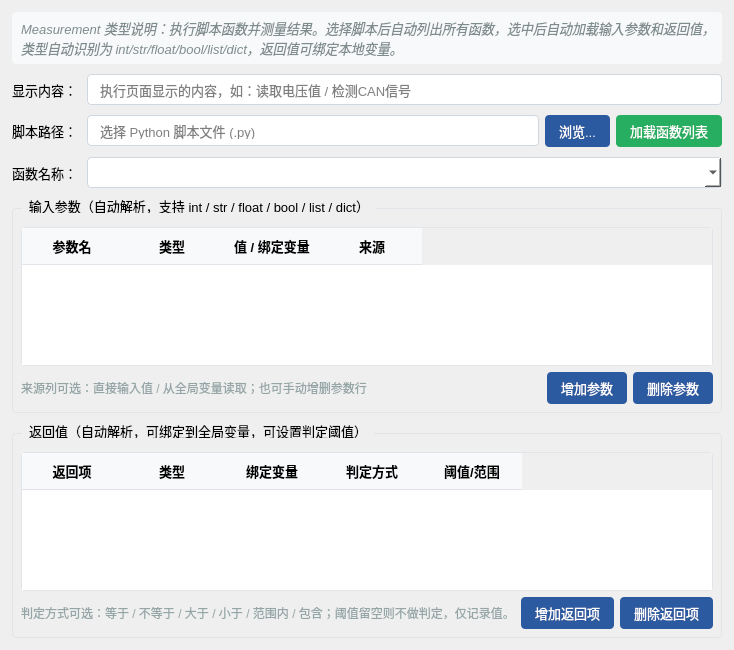
<?xml version="1.0" encoding="UTF-8"?>
<ui version="4.0">
 <class>CaseMeasurementForm</class>
 <widget class="QWidget" name="CaseMeasurementForm">
  <property name="geometry">
   <rect>
    <x>0</x>
    <y>0</y>
    <width>700</width>
    <height>650</height>
   </rect>
  </property>
  <property name="windowTitle">
   <string>Measurement 用例配置</string>
  </property>
  <property name="styleSheet">
   <string notr="true">QWidget {
    font-family: "Microsoft YaHei", "Segoe UI", sans-serif;
    font-size: 13px;
}
QLabel#hintLabel {
    color: #7f8c8d;
    font-style: italic;
    padding: 6px;
    background-color: #f8f9fa;
    border-radius: 4px;
}
QGroupBox {
    border: 1px solid #e1e4e8;
    border-radius: 4px;
    margin-top: 10px;
    padding-top: 10px;
}
QGroupBox::title {
    subcontrol-origin: margin;
    left: 10px;
    padding: 0 5px;
    font-weight: bold;
}
QLineEdit, QComboBox, QSpinBox, QDoubleSpinBox {
    padding: 6px 10px;
    border: 1px solid #d0d7de;
    border-radius: 4px;
    background-color: white;
}
QLineEdit:focus, QComboBox:focus {
    border: 1px solid #2c5aa0;
}
QPushButton {
    border: none;
    border-radius: 4px;
    padding: 6px 14px;
    background-color: #2c5aa0;
    color: white;
}
QPushButton:hover { background-color: #3a6bb8; }
QPushButton#btn_loadFunc { background-color: #27ae60; }
QPushButton#btn_loadFunc:hover { background-color: #2ecc71; }
QTableWidget {
    border: 1px solid #e1e4e8;
    border-radius: 4px;
    gridline-color: #e1e4e8;
}
QHeaderView::section {
    background-color: #f8f9fa;
    padding: 6px;
    border: none;
    border-bottom: 1px solid #e1e4e8;
    font-weight: bold;
}</string>
  </property>
  <layout class="QVBoxLayout" name="mainLayout">
   <property name="leftMargin">
    <number>12</number>
   </property>
   <property name="topMargin">
    <number>12</number>
   </property>
   <property name="rightMargin">
    <number>12</number>
   </property>
   <property name="bottomMargin">
    <number>12</number>
   </property>
   <property name="spacing">
    <number>10</number>
   </property>
   <item>
    <widget class="QLabel" name="hintLabel">
     <property name="text">
      <string>Measurement 类型说明：执行脚本函数并测量结果。选择脚本后自动列出所有函数，选中后自动加载输入参数和返回值，类型自动识别为 int/str/float/bool/list/dict，返回值可绑定本地变量。</string>
     </property>
     <property name="wordWrap">
      <bool>true</bool>
     </property>
    </widget>
   </item>
   <!-- 基础配置 -->
   <item>
    <layout class="QFormLayout" name="baseFormLayout">
     <property name="horizontalSpacing">
      <number>10</number>
     </property>
     <property name="verticalSpacing">
      <number>10</number>
     </property>
     <item row="0" column="0">
      <widget class="QLabel" name="label_display">
       <property name="text">
        <string>显示内容：</string>
       </property>
      </widget>
     </item>
     <item row="0" column="1">
      <widget class="QLineEdit" name="lineEdit_display">
       <property name="placeholderText">
        <string>执行页面显示的内容，如：读取电压值 / 检测CAN信号</string>
       </property>
      </widget>
     </item>
     <item row="1" column="0">
      <widget class="QLabel" name="label_script">
       <property name="text">
        <string>脚本路径：</string>
       </property>
      </widget>
     </item>
     <item row="1" column="1">
      <layout class="QHBoxLayout" name="scriptLayout">
       <property name="spacing">
        <number>6</number>
       </property>
       <item>
        <widget class="QLineEdit" name="lineEdit_script">
         <property name="placeholderText">
          <string>选择 Python 脚本文件 (.py)</string>
         </property>
        </widget>
       </item>
       <item>
        <widget class="QPushButton" name="btn_browse">
         <property name="text">
          <string>浏览...</string>
         </property>
        </widget>
       </item>
       <item>
        <widget class="QPushButton" name="btn_loadFunc">
         <property name="text">
          <string>加载函数列表</string>
         </property>
        </widget>
       </item>
      </layout>
     </item>
     <item row="2" column="0">
      <widget class="QLabel" name="label_func">
       <property name="text">
        <string>函数名称：</string>
       </property>
      </widget>
     </item>
     <item row="2" column="1">
      <widget class="QComboBox" name="comboBox_func">
       <property name="editable">
        <bool>true</bool>
       </property>
       <property name="placeholderText">
        <string>选择函数后自动解析参数和返回值</string>
       </property>
      </widget>
     </item>
    </layout>
   </item>
   <!-- 输入参数表格 -->
   <item>
    <widget class="QGroupBox" name="groupBox_params">
     <property name="title">
      <string>输入参数（自动解析，支持 int / str / float / bool / list / dict）</string>
     </property>
     <layout class="QVBoxLayout" name="paramsLayout">
      <property name="leftMargin">
       <number>8</number>
      </property>
      <property name="topMargin">
       <number>8</number>
      </property>
      <property name="rightMargin">
       <number>8</number>
      </property>
      <property name="bottomMargin">
       <number>8</number>
      </property>
      <item>
       <widget class="QTableWidget" name="tableWidget_params">
        <property name="columnCount">
         <number>4</number>
        </property>
        <property name="rowCount">
         <number>0</number>
        </property>
        <property name="alternatingRowColors">
         <bool>true</bool>
        </property>
        <column>
         <property name="text">
          <string>参数名</string>
         </property>
         <property name="width">
          <number>120</number>
         </property>
        </column>
        <column>
         <property name="text">
          <string>类型</string>
         </property>
         <property name="width">
          <number>80</number>
         </property>
        </column>
        <column>
         <property name="text">
          <string>值 / 绑定变量</string>
         </property>
         <property name="width">
          <number>200</number>
         </property>
        </column>
        <column>
         <property name="text">
          <string>来源</string>
         </property>
         <property name="width">
          <number>100</number>
         </property>
        </column>
       </widget>
      </item>
       <item>
        <layout class="QHBoxLayout" name="paramsBtnLayout">
         <item>
          <widget class="QLabel" name="label_paramsHint">
           <property name="text">
            <string>来源列可选：直接输入值 / 从全局变量读取；也可手动增删参数行</string>
           </property>
           <property name="styleSheet">
            <string notr="true">color: #95a5a6; font-size: 12px;</string>
           </property>
          </widget>
         </item>
         <item>
          <spacer name="hSpacer_params">
           <property name="orientation">
            <enum>Qt::Horizontal</enum>
           </property>
           <property name="sizeHint" stdset="0">
            <size>
             <width>40</width>
             <height>20</height>
            </size>
           </property>
          </spacer>
         </item>
         <item>
          <widget class="QPushButton" name="btn_addParam">
           <property name="text">
            <string>增加参数</string>
           </property>
          </widget>
         </item>
         <item>
          <widget class="QPushButton" name="btn_delParam">
           <property name="text">
            <string>删除参数</string>
           </property>
          </widget>
         </item>
        </layout>
       </item>
     </layout>
    </widget>
   </item>
   <!-- 返回值表格 -->
   <item>
    <widget class="QGroupBox" name="groupBox_returns">
     <property name="title">
      <string>返回值（自动解析，可绑定到全局变量，可设置判定阈值）</string>
     </property>
     <layout class="QVBoxLayout" name="returnsLayout">
      <property name="leftMargin">
       <number>8</number>
      </property>
      <property name="topMargin">
       <number>8</number>
      </property>
      <property name="rightMargin">
       <number>8</number>
      </property>
      <property name="bottomMargin">
       <number>8</number>
      </property>
      <item>
       <widget class="QTableWidget" name="tableWidget_returns">
        <property name="columnCount">
         <number>5</number>
        </property>
        <property name="rowCount">
         <number>0</number>
        </property>
        <property name="alternatingRowColors">
         <bool>true</bool>
        </property>
        <column>
         <property name="text">
          <string>返回项</string>
         </property>
         <property name="width">
          <number>100</number>
         </property>
        </column>
        <column>
         <property name="text">
          <string>类型</string>
         </property>
         <property name="width">
          <number>70</number>
         </property>
        </column>
        <column>
         <property name="text">
          <string>绑定变量</string>
         </property>
         <property name="width">
          <number>120</number>
         </property>
        </column>
        <column>
         <property name="text">
          <string>判定方式</string>
         </property>
         <property name="width">
          <number>100</number>
         </property>
        </column>
        <column>
         <property name="text">
          <string>阈值/范围</string>
         </property>
         <property name="width">
          <number>120</number>
         </property>
        </column>
       </widget>
      </item>
       <item>
        <layout class="QHBoxLayout" name="returnsBtnLayout">
         <item>
          <widget class="QLabel" name="label_returnsHint">
           <property name="text">
            <string>判定方式可选：等于 / 不等于 / 大于 / 小于 / 范围内 / 包含；阈值留空则不做判定，仅记录值。</string>
           </property>
           <property name="styleSheet">
            <string notr="true">color: #95a5a6; font-size: 12px;</string>
           </property>
          </widget>
         </item>
         <item>
          <spacer name="hSpacer_returns">
           <property name="orientation">
            <enum>Qt::Horizontal</enum>
           </property>
           <property name="sizeHint" stdset="0">
            <size>
             <width>40</width>
             <height>20</height>
            </size>
           </property>
          </spacer>
         </item>
         <item>
          <widget class="QPushButton" name="btn_addReturn">
           <property name="text">
            <string>增加返回项</string>
           </property>
          </widget>
         </item>
         <item>
          <widget class="QPushButton" name="btn_delReturn">
           <property name="text">
            <string>删除返回项</string>
           </property>
          </widget>
         </item>
        </layout>
       </item>
     </layout>
    </widget>
   </item>
  </layout>
 </widget>
 <resources/>
 <connections/>
</ui>
